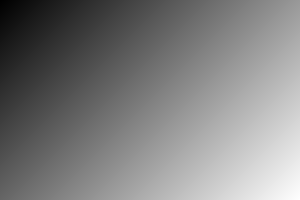
#> input picture demo_image.fits, 300 x 200 px; the run also reads 3 pictures not shown here
$ jupyter execute --allow-errors create_fits_image.ipynb   (shell and % lines are left out)
#> lines starting #> are read from the running program, lines starting #| are printed output that depends on the picture
# **FITs File in action: CRUD, Multi-Extention, `n`D-Cube**
**Project:** Astronomical Image Data Matrix Compilation
**Objective:** Porting legacy **C CFITSIO** linear ramp operations to optimized **Python** code.

This notebook establishes an automated pipeline to construct **`.fits`** file types, assign appropriate headers, and visually verify dataset arrays.

**FITS** is a standard format for exchanging astronomical data. A file in **FITS** format consists of a series of **Header Data Units** (**HDUs**), each containing two components: an **ASCII** text header and the binary data. The header contains a series of keywords that describe the data in a particular **HDU** and the data component may immediately follow the header. [A Primer on the FITS Data Format](https://fits.gsfc.nasa.gov/fits_primer.html)

* The long-string convention allows **FITS** headers to specify string values longer than **68** characters.
* The **FITS** hierarchical grouping convention defines a kind of **FITS** table which describes an association of **HDUs** which may span multiple files.
* The header inheritance convention allows for **FITS** header information in the primary **HDU** to be used to default information in subsequent **HDUs**.
* The **HIERARCH** keyword convention allows **FITS** keywords to be longer than the standard value of **8** characters.

This data dictionary lists the **53 keywords** currently defined in the [FITS Standard](https://heasarc.gsfc.nasa.gov/docs/fcg/standard_dict.html)

```
(blank)  CROTAn   EQUINOX  NAXISn   TBCOLn   TUNITn
AUTHOR   CRPIXn   EXTEND   OBJECT   TDIMn    TZEROn
BITPIX   CRVALn   EXTLEVEL OBSERVER TDISPn   XTENSION
BLANK    CTYPEn   EXTNAME  ORIGIN   TELESCOP
BLOCKED  DATAMAX  EXTVER   PCOUNT   TFIELDS
BSCALE   DATAMIN  GCOUNT   PSCALn   TFORMn
BUNIT    DATE     GROUPS   PTYPEn   THEAP
BZERO    DATE-OBS HISTORY  PZEROn   TNULLn
CDELTn   END      INSTRUME REFERENC TSCALn
COMMENT  EPOCH    NAXIS    SIMPLE   TTYPEn
```

*Many **FITS** readers can read information that has been stored using standard compression algorithms, particularly the **`.Z`** and **`.gz`*** files created by the **Unix** **compress** and **gzip** utilities. **FITS** also supports compression internally for both images and binary tables which can be more efficient for astronomical data and can also allows access to uncompressed image metadata.

##### 25 Oct 2026 by Oleg G.Kapranov

## **Create FITs Image** `300x200`

with 1 image extension and save it to disk to filled gradient as data.

### Step 1: Initialize Project Environment
Ensure your system has the proper astronomy computing environments installed.

### Step 2: Import Core Modules & Configuration
Define explicit pixel matrices matching your core data dimensions ($300 \times 200$ array dimensions).

[cell 1]
import astropy.io.fits as fits
import matplotlib.pyplot as plt
import numpy as np

# Set the original structural parameters
width = 300
height = 200

### Step 3: Array Initialization & Matrix Generation
Vectorized representation of the original programmatic ramp function `array[jj][ii] = ii + jj` using NumPy index spaces.

[cell 2]
# Construct index arrays for structural height and width dimensions
jj, ii = np.indices((height, width))
data_array = (ii + jj).astype(np.int16)  # Replicates SHORT_IMG pixel structure

print(f"Data array constructed successfully with matrix shape: {data_array.shape}")

### Step 4: Construct FITS HDU & File Output
Wrap raw arrays into Primary Header Data Units (HDUs) and commit metadata headers to disk storage.

[cell 3]
# Instantiate primary header data unit wrapper
hdu = fits.PrimaryHDU(data=data_array)

# Insert explicit science metrics tracking metadata keys
hdu.header["EXPOSURE"] = (1500, "Total Exposure Time")

# --- Injecting the Section Block with Empty Lines ------------------------------------------
hdu.header.append(('COMMENT', ''))                                   # <--- Empty line before
hdu.header.append(('COMMENT', '          Programm information '))    # <--- Section title
hdu.header.append(('COMMENT', ''))                                   # <--- Empty line after
# ----------------------------------------------------------------
# --- Instead of using tuples in `.append()`, can also use native methods -------------------
hdu.header.add_comment('')                                           # <--- Break line
hdu.header.add_comment('               Photometry ')                 # <--- Title line
hdu.header.add_comment('')                                           # <--- Break line
# -------------------------------------------------------------------------------------------
hdu.header.append((' ', ''))                                         # <--- Empty line before
hdu.header.append((' ', '        Calibration step information '))    # <--- Section title
hdu.header.append((' ', ''))                                         # <--- Empty line after

# Dynamically compute and inject CHECKSUM and DATASUM keys
hdu.add_checksum()

# Serialize the complete entity matrix payload to a persistent file structure
output_filename = "demo_image.fits"
hdu.writeto(output_filename, overwrite=True)

print(f"Target FITS structure written successfully to disk location: {output_filename}")

### Step 5: Readback & Quality Assurance Plotting
Re-open files from storage to read back parameters and visualize arrays.

[cell 4]
# Open the freshly minted asset interface
with fits.open("demo_image.fits") as hdul:
#> hdul = 1 item
    print("--- COMPILED FITS METADATA DATASET ---\n")
    print(repr(hdul[0].header))
#| SIMPLE  =                    T / conforms to FITS standard
#| BITPIX  =                   16 / array data type
#| NAXIS   =                    2 / number of array dimensions
#| NAXIS1  =                  300
#| NAXIS2  =                  200
#| EXTEND  =                    T
#> (further printed lines are left out)

    # Visual confirmation plot mapping matrices
    plt.figure(figsize=(10, 6))
    plt.imshow(hdul[0].data, cmap="inferno", origin="lower")
    plt.colorbar(label="Data Value Gradient Vector")
    plt.title("FITS Output Verification Canvas (Linear Ramp Structure)")
    plt.xlabel("NAXIS1 Axis Matrix Element Range (Width)")
    plt.ylabel("NAXIS2 Axis Matrix Element Range (Height)")
    plt.show()
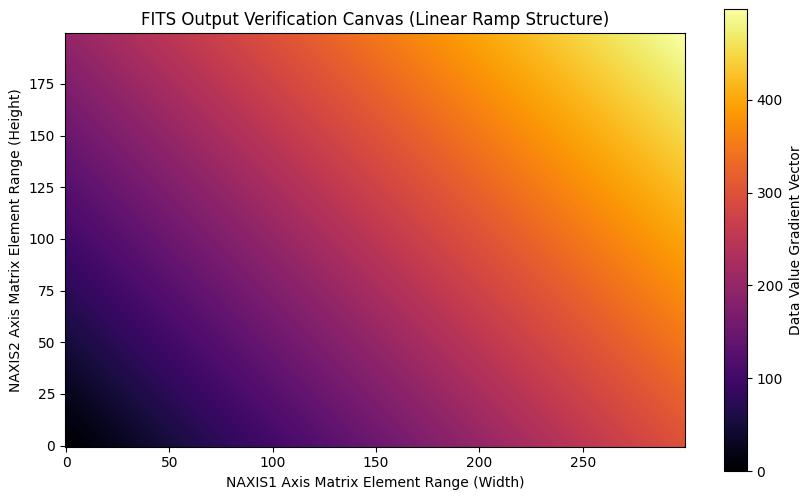
#> figure drawn by matplotlib, 2 panels

## **Create FITs Image Pixel** `20x20`

with 1 image extension and save it to disk to pixel as data.

[cell 5]
import astropy.io.fits as fits
import numpy as np
import datetime

# Get the current timezone-aware UTC time
utc_now = datetime.datetime.now(datetime.UTC)

# Format it into a standard FITS date string (e.g., '2026-10-28')
fits_date_short = utc_now.strftime('%Y-%m-%d')

# Format it into a standard FITS date string (e.g., '2026-10-28T14:16:30')
fits_date_string = utc_now.strftime('%Y-%m-%dT%H:%M:%S')

# 1d array
x=np.linspace(-100,100,400)

# 1d data
y=np.sin(x)

# convert y into 2d array as image data
img=np.reshape(y,(20,20))

# add header information
hdr = fits.Header()
hdr['Telscope']='Explore Scientific ED127 APO Refractor.'
hdr['OPTICAL']='Air-spaced triplet apochromat'
hdr['APERTURE']='127 mm (5 inches)'
hdr['FOCALEN']='952 mm'
hdr['FOCALRAT']='f/7.5'
hdr['GLASSTYP']='Hoya ED glass FCD1 on standard lines'
hdr['DATE'] = (fits_date_short, 'File creation date (UTC)')
hdr['DATE-OBS'] = (fits_date_string, 'Date/Time of file creation timestamp')
hdr.append(('EXPTIME', 300.0, 'Exposure time in seconds'))
hdr.add_history('Data reduced on 2026-10-28')
hdr.append(('', '===================================================================='))
hdr.append(('', '                   --- PIPELINE METADATA ---'))
hdr.append(('', '===================================================================='))
hdr['COMMENT']='In late 2012, Explore Scientific updated the design of the ED127'
hdr['COMMENT']='telescope to improve usability and accommodate astrophotographers.'
hdr['COMMENT']='Prior models featured a completely detachable dew shield that had'
hdr['COMMENT']='to be physically unthreaded or pulled off, reversed, and slid back'
hdr['COMMENT']='over the optical tube assembly (OTA) to fit into its storage case.'
hdr['COMMENT']='The version rolling out at the end of 2012 replaced this with an'
hdr['COMMENT']='integrated sliding dew shield. This allows users to smoothly shift'
hdr['COMMENT']='the dew shield back and forth directly on the tube without removing'
hdr['COMMENT']='it. The upgrade was not just limited to the dew shield; Explore'
hdr['COMMENT']='Scientific also upgraded the mechanical backend to a beefier dual-'
hdr['COMMENT']='speed focuser. The Original Version: Came equipped with a 2-inch'
hdr['COMMENT']='dual-speed Crayford-style focuser. While smooth for visual tracking,'
hdr['COMMENT']='Crayford designs can occasionally slip or experience a minor image'
hdr['COMMENT']='shift when locked or when bearing heavy camera payloads.'
hdr['COMMENT']='The Essential and Later Editions: Transitioned over to robust,'
hdr['COMMENT']='heavy-duty Rack-and-Pinion mechanisms (such as the Hexafoc and'
hdr['COMMENT']='2.5-inch R&P systems). These gears are specifically engineered to'
hdr['COMMENT']='eliminate tube slippage and camera shift entirely when the telescope'
hdr['COMMENT']='is aimed toward the zenith (straight up).'
hdr['COMMENT']=''
hdr['COMMENT']='Review by Tom Fowler'
hdr['COMMENT']=''
hdr['COMMENT']='https://www.cloudynights.com/articles/user-reviews/review-of-explore-scientific-ed127-apo-refractor-r2751/'
hdr['COMMENT']=''
hdr['COMMENT']='Core Telescope Specifications'
hdr['COMMENT']=''
hdr['COMMENT']='Optical Design: Air-spaced triplet apochromat'
hdr['COMMENT']='Aperture: 127 mm (5 inches)'
hdr['COMMENT']='Focal Length: 952 mm'
hdr['COMMENT']='Focal Ratio: f/7.5'
hdr['COMMENT']='Glass Type: Hoya ED glass FCD1 on standard lines;'
hdr['COMMENT']='updated to FCD100 premium glass on later higher-end variants.'
hdr['COMMENT']=''
hdr['COMMENT']='Oleg G.Kapranov'
hdr['COMMENT']='lugatex@yahoo.com'
hdr['COMMENT']='27/10/2026'

print(repr(hdr))

# define HDU to put data into that
hdu=fits.PrimaryHDU(data=img,header=hdr)
hdu.writeto('demo_shape.fits', overwrite=True)

### FITs Header create, update, delete

[cell 6]
# create Header inforamtion
import astropy.io.fits as fits

# extract Header information 0 from PrimaryHDU
with fits.open("demo_shape.fits", mode="update") as hdul:
    # Print the file info (optional, for your visibility)
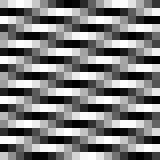
#> input picture demo_shape.fits, 20 x 20 px (shown 8 times larger)
    hdul.info()
#| Filename: demo_shape.fits
#| No.    Name      Ver    Type      Cards   Dimensions   Format
#|   0  PRIMARY       1 PrimaryHDU      55   (20, 20)   float64

    # create the CAMERA keyword with value and comment in the primary HDU
    hdul[0].header["CAMERA"] = (
        "QSI 683wsg-8",
        " Monochrome KAF-8300 full-frame CCD",
    )

# The file automatically saves and closes here

[cell 7]
# update Header information
with fits.open("demo_shape.fits", mode="update") as hdul:
    hdul[0].header["CAMERA"] = (
        "QSI 683wsg-8",
        " Monochrome KAF-8300 8.3MP,3326x2504/2507"
    )
# The file automatically saves and closes here

[cell 8]
# delete Header inforamtion
with fits.open("demo_shape.fits", mode="update") as hdul:
    # Use 'del' to remove the keyword from the primary header
    if "CAMERA" in hdul[0].header:
        del hdul[0].header["CAMERA"]
    else:
        print("Keyword 'CAMERA' not found in the header.")

# Changes are automatically saved and the file is closed here

## **Create FITs Image** `1024x1024`

with 1 image extension and save it to disk to filled black color as data.

[cell 9]
import astropy.io.fits as fits
import numpy as np

# Create an empty 1024x1024 image array filled with zeros
empty_data = np.zeros((1024, 1024), dtype=np.float32)

# Wrap it in a PrimaryHDU
hdu = fits.PrimaryHDU(data=empty_data)

# Dynamically compute and inject CHECKSUM and DATASUM keys
hdu.add_checksum()

# Save the file
hdu.writeto('empty_image.fits', overwrite=True)

[cell 10]
# Open the file
with fits.open("empty_image.fits") as hdul:
    print("--- COMPILED FITS METADATA DATASET ---\n")
    print(repr(hdul[0].header))
#| SIMPLE  =                    T / conforms to FITS standard
#| BITPIX  =                  -32 / array data type
#| NAXIS   =                    2 / number of array dimensions
#| NAXIS1  =                 1024
#| NAXIS2  =                 1024
#| EXTEND  =                    T
#> (further printed lines are left out)

[cell 11]
from matplotlib import pyplot as plt
plt.imshow(fits.getdata("empty_image.fits"))

## **Create FITs Image** `1024x1024`

with 1 image extension and save it to disk to random numbers as data.

[cell 12]
import numpy as np
from astropy.io import fits

# Create a FITS object
hdu = fits.HDUList()

# Create the primary HDU
phdu = fits.PrimaryHDU()

# Create the dta array
rdata = np.random.rand(25, 35)

# Create the image HDU
ihdu = fits.ImageHDU(data=rdata)

# Put the FITS file together
hdu.append(phdu)
hdu.append(ihdu)
#> (the rest of this cell did not finish here and is left out)

[cell 13]
from matplotlib import pyplot as plt
plt.imshow(fits.getdata("demo_test.fits"))
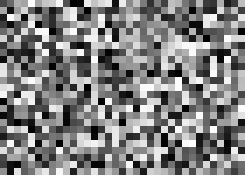
#> input picture demo_test.fits, 35 x 25 px (shown 7 times larger)
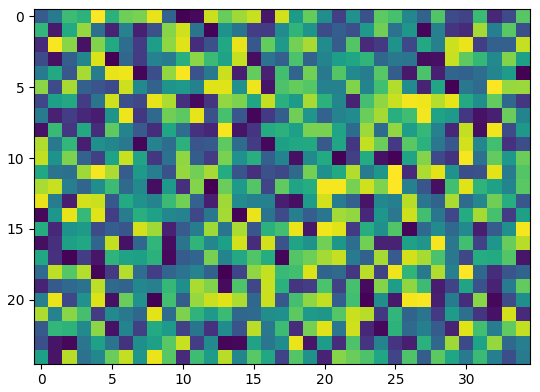
#> figure drawn by matplotlib, 1 panel

 ## **Create FITs Table** `nrows=1` and `nelements = 100`
Python implementation that generates the exact equivalent binary table file, including your verified checksum safety layer:

[cell 14]
import astropy.io.fits as fits
import numpy as np

# 1. Initialize sample array structures (100 elements each)
# Matching the uarray (unsigned short) and varray (unsigned int) profiles
uarray = np.arange(100, dtype=np.uint16)  # Unsigned 16-bit short integers
varray = np.arange(100, dtype=np.uint32)  # Unsigned 32-bit integers

# 2. Define the table columns
# 'format' maps to FITS column types: '100I' = 100 16-bit integers, '100J' = 100 32-bit integers
col1 = fits.Column(name="Col_1", format="100I", array=[uarray])
col2 = fits.Column(name="Col_2", format="100J", array=[varray])

# Combine the column definitions into a field layout schema
col_definitions = fits.ColDefs([col1, col2])

# 3. Create the Binary Table HDU extension layer
# This structures your extension name 'Test_table'
table_hdu = fits.BinTableHDU.from_columns(col_definitions, name="Test_table")

# 4. Assembly: FITS tables need to append behind a structural Primary HDU skeleton
primary_hdu = fits.PrimaryHDU()
hdul = fits.HDUList([primary_hdu, table_hdu])

# 5. Apply the robust integrity validation layer to every internal component
for hdu in hdul:
    hdu.add_checksum()
#> (the rest of the program and of its run is left out)
